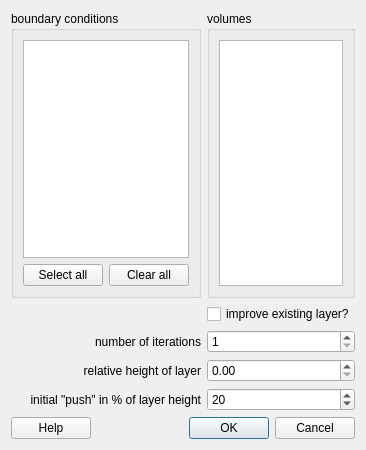
<?xml version="1.0" encoding="UTF-8"?>
<ui version="4.0">
 <class>GuiCreateBoundaryLayer</class>
 <widget class="QDialog" name="GuiCreateBoundaryLayer">
  <property name="geometry">
   <rect>
    <x>0</x>
    <y>0</y>
    <width>347</width>
    <height>450</height>
   </rect>
  </property>
  <property name="minimumSize">
   <size>
    <width>0</width>
    <height>0</height>
   </size>
  </property>
  <property name="windowTitle">
   <string>create prismatic boundary layer</string>
  </property>
  <property name="windowIcon">
   <iconset resource="engrid.qrc">
    <normaloff>:/icons/resources/icons/G.png</normaloff>:/icons/resources/icons/G.png</iconset>
  </property>
  <layout class="QGridLayout" name="gridLayout">
   <item row="0" column="0">
    <widget class="QGroupBox" name="groupBox">
     <property name="sizePolicy">
      <sizepolicy hsizetype="Expanding" vsizetype="Preferred">
       <horstretch>0</horstretch>
       <verstretch>0</verstretch>
      </sizepolicy>
     </property>
     <property name="title">
      <string>boundary conditions</string>
     </property>
     <layout class="QVBoxLayout" name="verticalLayout_2">
      <item>
       <widget class="QListWidget" name="listWidgetBC">
        <property name="sizePolicy">
         <sizepolicy hsizetype="Expanding" vsizetype="Expanding">
          <horstretch>0</horstretch>
          <verstretch>0</verstretch>
         </sizepolicy>
        </property>
        <property name="maximumSize">
         <size>
          <width>16777215</width>
          <height>16777215</height>
         </size>
        </property>
       </widget>
      </item>
      <item>
       <layout class="QHBoxLayout" name="horizontalLayout">
        <item>
         <widget class="QPushButton" name="pushButton_SelectAll_BC">
          <property name="text">
           <string>Select all</string>
          </property>
         </widget>
        </item>
        <item>
         <widget class="QPushButton" name="pushButton_ClearAll_BC">
          <property name="text">
           <string>Clear all</string>
          </property>
         </widget>
        </item>
       </layout>
      </item>
     </layout>
    </widget>
   </item>
   <item row="0" column="1">
    <widget class="QGroupBox" name="groupBox_2">
     <property name="title">
      <string>volumes</string>
     </property>
     <layout class="QVBoxLayout" name="verticalLayout">
      <item>
       <widget class="QListWidget" name="listWidgetVC"/>
      </item>
     </layout>
    </widget>
   </item>
   <item row="6" column="0" colspan="2">
    <layout class="QHBoxLayout">
     <item>
      <widget class="QPushButton" name="pushButtonHelp">
       <property name="text">
        <string>Help</string>
       </property>
      </widget>
     </item>
     <item>
      <spacer name="horizontalSpacer">
       <property name="orientation">
        <enum>Qt::Horizontal</enum>
       </property>
       <property name="sizeHint" stdset="0">
        <size>
         <width>40</width>
         <height>20</height>
        </size>
       </property>
      </spacer>
     </item>
     <item>
      <widget class="QDialogButtonBox" name="buttonBox">
       <property name="orientation">
        <enum>Qt::Horizontal</enum>
       </property>
       <property name="standardButtons">
        <set>QDialogButtonBox::Cancel|QDialogButtonBox::Ok</set>
       </property>
      </widget>
     </item>
    </layout>
   </item>
   <item row="3" column="0">
    <widget class="QLabel" name="label">
     <property name="text">
      <string>number of iterations</string>
     </property>
     <property name="alignment">
      <set>Qt::AlignRight|Qt::AlignTrailing|Qt::AlignVCenter</set>
     </property>
    </widget>
   </item>
   <item row="3" column="1">
    <widget class="QSpinBox" name="spinBoxIterations">
     <property name="minimum">
      <number>1</number>
     </property>
    </widget>
   </item>
   <item row="1" column="1">
    <widget class="QCheckBox" name="checkBoxImprove">
     <property name="text">
      <string>improve existing layer?</string>
     </property>
    </widget>
   </item>
   <item row="4" column="1">
    <widget class="QDoubleSpinBox" name="doubleSpinBoxHeight">
     <property name="maximum">
      <double>5.000000000000000</double>
     </property>
     <property name="singleStep">
      <double>0.050000000000000</double>
     </property>
    </widget>
   </item>
   <item row="4" column="0">
    <widget class="QLabel" name="label_2">
     <property name="text">
      <string>relative height of layer</string>
     </property>
     <property name="alignment">
      <set>Qt::AlignRight|Qt::AlignTrailing|Qt::AlignVCenter</set>
     </property>
    </widget>
   </item>
   <item row="5" column="1">
    <widget class="QDoubleSpinBox" name="doubleSpinBoxPush">
     <property name="decimals">
      <number>0</number>
     </property>
     <property name="maximum">
      <double>100.000000000000000</double>
     </property>
     <property name="singleStep">
      <double>5.000000000000000</double>
     </property>
     <property name="value">
      <double>20.000000000000000</double>
     </property>
    </widget>
   </item>
   <item row="5" column="0">
    <widget class="QLabel" name="label_3">
     <property name="text">
      <string>initial &quot;push&quot; in % of layer height</string>
     </property>
     <property name="alignment">
      <set>Qt::AlignRight|Qt::AlignTrailing|Qt::AlignVCenter</set>
     </property>
    </widget>
   </item>
  </layout>
 </widget>
 <resources>
  <include location="engrid.qrc"/>
 </resources>
 <connections>
  <connection>
   <sender>buttonBox</sender>
   <signal>accepted()</signal>
   <receiver>GuiCreateBoundaryLayer</receiver>
   <slot>accept()</slot>
   <hints>
    <hint type="sourcelabel">
     <x>248</x>
     <y>254</y>
    </hint>
    <hint type="destinationlabel">
     <x>157</x>
     <y>274</y>
    </hint>
   </hints>
  </connection>
  <connection>
   <sender>buttonBox</sender>
   <signal>rejected()</signal>
   <receiver>GuiCreateBoundaryLayer</receiver>
   <slot>reject()</slot>
   <hints>
    <hint type="sourcelabel">
     <x>316</x>
     <y>260</y>
    </hint>
    <hint type="destinationlabel">
     <x>286</x>
     <y>274</y>
    </hint>
   </hints>
  </connection>
 </connections>
</ui>
